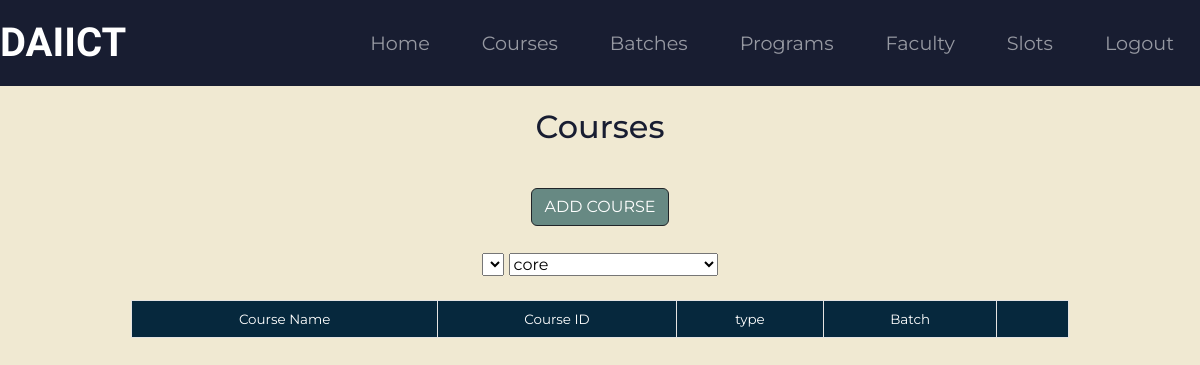
/c_courses (signed in), run on an earlier commit of the app's database.
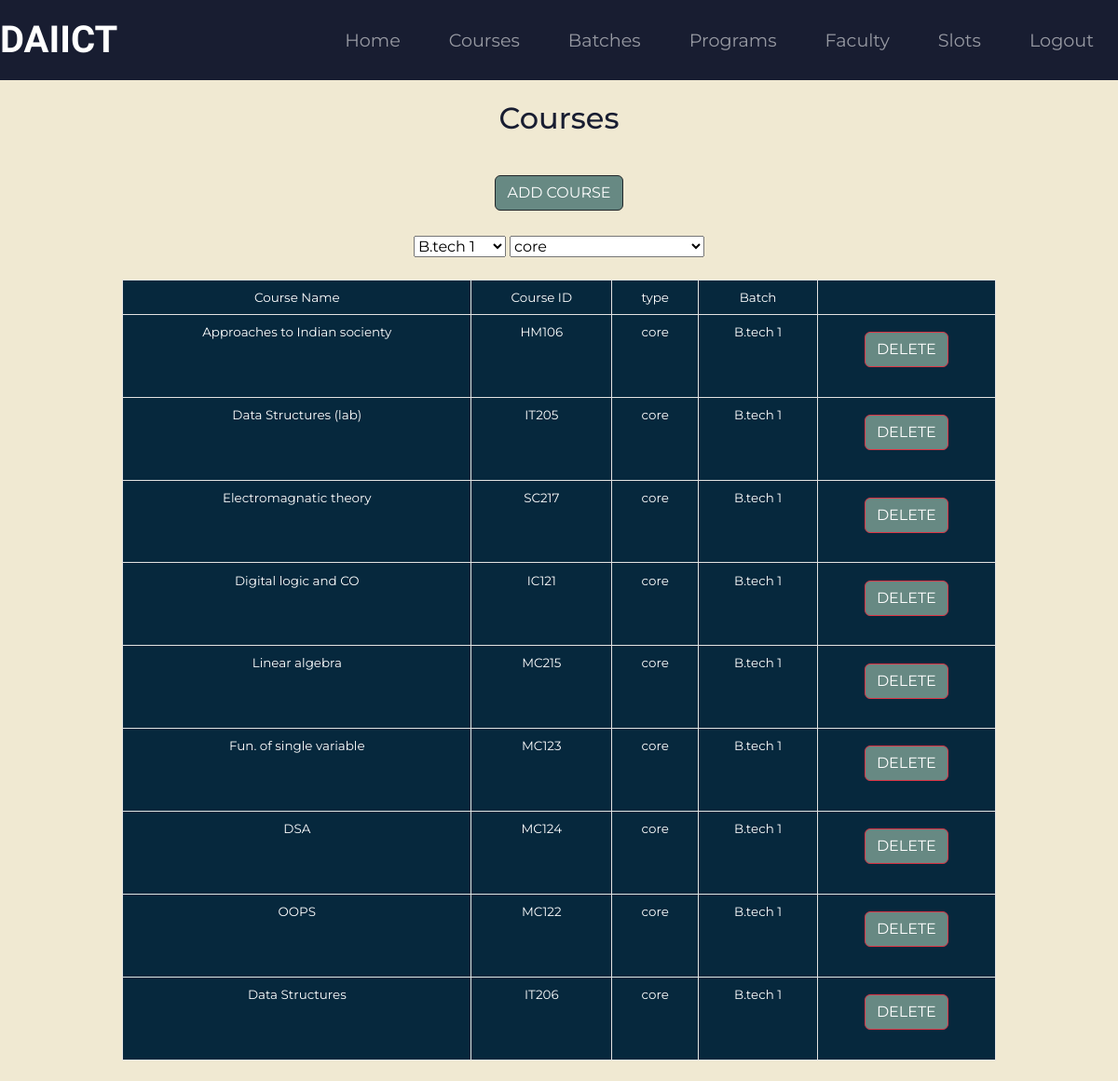
And on a later commit of the database.
### sriapp/models.py (models this page shows)
class Course(models.Model):
    cid = models.CharField(max_length=5)
    cname = models.CharField(max_length=75)
    branch = models.CharField(max_length=10)
    type = models.CharField(max_length=100)

### sriapp/views.py (the view)
# urls.py: path('c_courses', views.c_course, name='ccourse'),
def c_course(request):
    if not request.user.is_authenticated :
        messages.warning(request,"You are not Logged in. Please Log in to access the page.")
        return redirect('Home')
    if not request.user.is_superuser :
        messages.error(request, "You are not allowed to enter coordinator section without coordinator authentication.")
        return redirect('Home')
    courseDetails = Course.objects.all().order_by('branch').values()
    allbatch = Batch.objects.all().values()
    context = {
        'allCourses' : courseDetails,
        'allbatches' : allbatch,
    }
    return render(request, 'coordinator/course_detail.html',context)

### templates/coordinator/course_detail.html (shortened to what this page needs)
{% extends 'base_coor.html' %}
{% block content %}
    <div class="container">
        <h2 style="padding:2% 0">Courses</h2>
        <div style="width : 20%; margin:auto">
            <form method="POST" action="c_addCourse">
                <button type="submit" class="btn btn-dark btn-ml"> ADD COURSE </button>
            </form>
        </div>
        <select name="selectbatch">
            {% for batch in allbatches %}
                <option value="{{ batch.bname }}"> {{ batch.bname }} </option>
            {% endfor %}
        </select>
                                    <select name="selecttype" id="selecttype">
                                               <option value="core"> core </option>
                                    </select>
    <div class="dcf-overflow-x-auto" tabindex="0" style="padding: 2% 8%;">
        <table class="dcf-table dcf-table-bordered dcf-table-striped dcf-w-100%">
            <tbody>
                <tr>
                    <td class="dcf-txt-center" scope="col">Course Name</td>
                    <td class="dcf-txt-center" scope="row">Course ID</td>
                    <td class="dcf-txt-center" scope="row">type</td>
                    <td class="dcf-txt-center" scope="row">Batch</td>
                    <td class="dcf-txt-center" scope="row">&#8205</td>
                </tr>
                {% for x in allCourses%}
                            <tr class="coursetables" data-class="{{ x.branch }}" data-type="{{ x.type }}" >
                                <td class="dcf-txt-center" scope="col"> {{x.cname}} </td>
                                <td class="dcf-txt-center" scope="col"> {{x.cid}} </td>
                                <td class="dcf-txt-center" scope="col"> {{x.type}} </td>
                                <td class="dcf-txt-center" scope="col"> {{x.branch}}  </td>
                                <td class="dcf-txt-center" scope="col">
                                    <form method="POST" action="c_deleteCourse/{{ x.id }}">
                                        <button type="submit" class="btn btn-danger updateAndDeleteBtn"> DELETE </button>
                                    </form>
                                </td>
                            </tr>
                        {% endfor%}
            </tbody>
        </table>
    </div>
    </div>
{% endblock %}

What changed in the data, as far as the page shows it:
added Course: cname "Approaches to Indian socienty", cid "HM106", type "core", branch "B.tech 1"
added Course: cname "Data Structures (lab)", cid "IT205", type "core", branch "B.tech 1"
added Course: cname "Electromagnatic theory", cid "SC217", type "core", branch "B.tech 1"
added Course: cname "Digital logic and CO", cid "IC121", type "core", branch "B.tech 1"
added Course: cname "Linear algebra", cid "MC215", type "core", branch "B.tech 1"
added Course: cname "Fun. of single variable", cid "MC123", type "core", branch "B.tech 1"
added Course: cname "DSA", cid "MC124", type "core", branch "B.tech 1"
added Course: cname "OOPS", cid "MC122", type "core", branch "B.tech 1"
added Course: cname "Data Structures", cid "IT206", type "core", branch "B.tech 1"
Also different on the page:
form field selectbatch: (not shown) → "B.tech 1"
